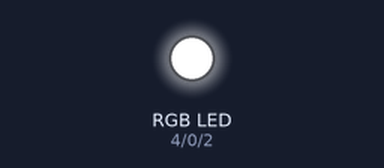
Bench run of a sketch on a simulated Arduino Uno, built with avr-gcc and run on an emulated ATmega328P. Parts: an RGB LED mixed from three pins (HIGH = lit).

Above: at 0.5 s.
At 3.11 s:
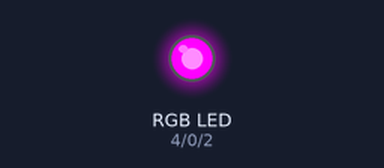
At 4.15 s:
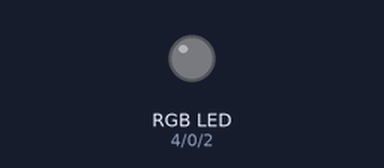
Timing chart, 0 to 4.8 s (numbered marks = the images above):
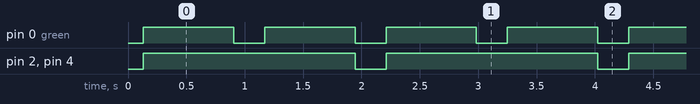

The sketch:

fita_de_led_rgb_teste_2.ino
```cpp
#define red 4
#define green 0
#define blue 2

void setup() {
  pinMode(red,OUTPUT);
   pinMode(green,OUTPUT);
 // pinMode(blue,OUTPUT);
 digitalWrite(red,LOW);
 digitalWrite(green,LOW);
 digitalWrite(blue,LOW);
}

void loop() {
  static int PWM = 0;//PWM variavel que seta qual o nivel de luminosidade do led
  static bool lim1 = 0;// inverte o estado do led

   static int PWM2 = 0;//PWM variavel que seta qual o nivel de luminosidade do led
  static bool lim2 = 0;// inverte o estado do led

   static int PWM3 = 0;//PWM variavel que seta qual o nivel de luminosidade do led
  static bool lim3 = 0;// inverte o estado do led

  if(lim1 == 0)
  {
    PWM++;
    if(PWM >= 1000)
      {
        lim1 = 1;
      }
  }
  else{
    PWM--;
    if(PWM ==0)
    {
      lim1 = 0;
      }
    }

      if(lim2 == 0)
  {
    PWM2++;
    if(PWM2 >= 500)
      {
        lim2 = 1;
      }
  }
  else{
    PWM2--;
    if(PWM2 ==0)
    {
      lim2 = 0;
      }
    }


      if(lim3 == 0)
  {
    PWM3++;
    if(PWM3 >= 1000)
      {
        lim3 = 1;
      }
  }
  else{
    PWM3--;
    if(PWM3 ==0)
    {
      lim3 = 0;
      }
    }
    analogWrite(red, PWM);
    analogWrite(green, PWM2);
    analogWrite(blue, PWM3);
    delay (1);
}
```

Measured:
- by itself, pin 0 (green): alternates HIGH for 0.77 s and LOW for 0.26 s
- by itself, pin 2 (blue), pin 4 (red): alternates HIGH for 1.8 s and LOW for 0.26 s
- by itself, everything shown: repeats every 2.1 s, in 4 steps
